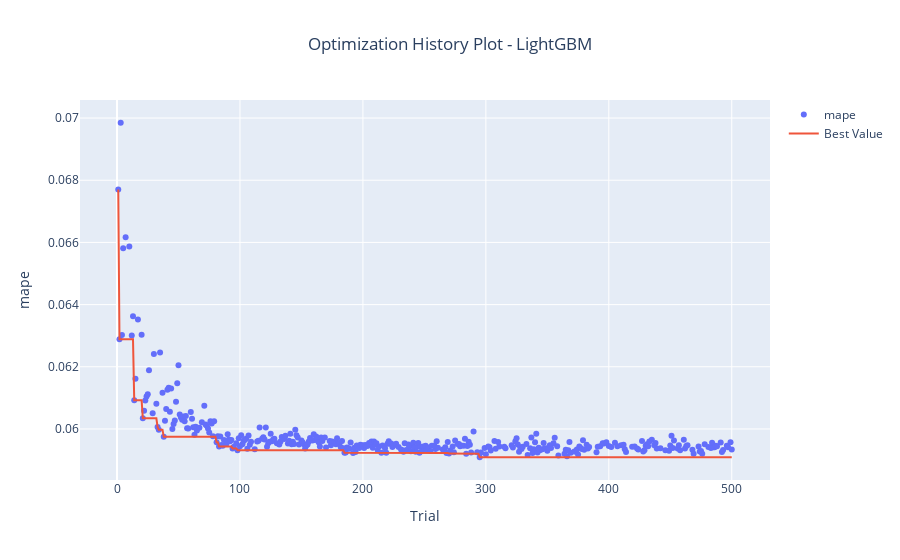

Notebook cell for this chart:
### Code cell
fig1 = optuna.visualization.plot_optimization_history(loaded_study, target_name=TARGET_NAME)

current_title = fig1.layout.title.text if fig1.layout.title and fig1.layout.title.text else ""
fig1.update_layout(title_text=f"{current_title} - {model_name}", title_x=0.5)

fig1.show()

### Figure 1 — Plotly figure (JSON) as saved in the notebook; plotly's stock layout.template omitted (floating-point values rounded to 4 significant figures; data arrays with more than 128 entries replaced by an {"elided": "..."} marker saying what was removed)
{"data": [{"mode": "markers", "name": "mape", "type": "scatter", "x": {"elided": "500 int values"}, "y": {"elided": "500 float values"}}, {"mode": "lines", "name": "Best Value", "type": "scatter", "x": {"elided": "501 int values"}, "y": {"elided": "501 float values"}}, {"marker": {"color": "#cccccc"}, "mode": "markers", "name": "Infeasible Trial", "showlegend": false, "type": "scatter", "x": [], "y": []}], "layout": {"title": {"text": "Optimization History Plot - LightGBM", "x": 0.5}, "xaxis": {"title": {"text": "Trial"}}, "yaxis": {"title": {"text": "mape"}}}}
